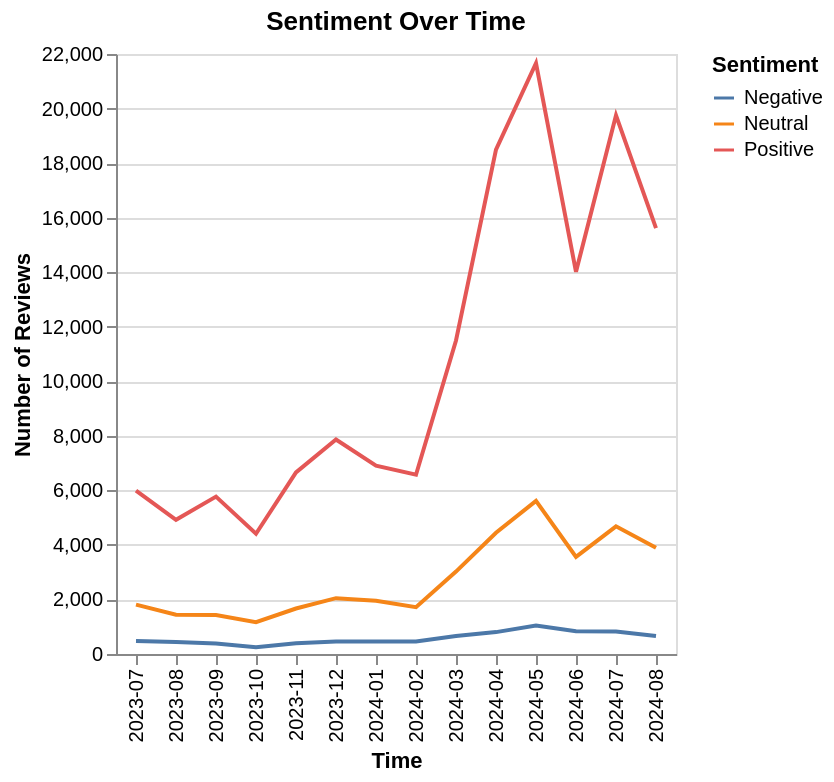

The cell this chart's notebook holds for it:
### Markdown cell above
**Reasoning**:
Create a line plot to visualize the trend of each sentiment category over time using Altair.

### Code cell
import altair as alt

chart = alt.Chart(sentiment_over_time).mark_line().encode(
    x=alt.X('YearMonth', title='Time'),
    y=alt.Y('count', title='Number of Reviews'),
    color='Sentiment',
    tooltip=['YearMonth', 'Sentiment', 'count']
).properties(
    title='Sentiment Over Time'
).interactive()

chart.save('sentiment_over_time_line_plot.json')
display(chart)

### Figure 1 — Vega-Lite specification as saved in the notebook (floating-point values rounded to 4 significant figures)
{"config": {"view": {"continuousWidth": 300, "continuousHeight": 300}}, "data": {"name": "data-9ffd9026de534cce2fe8c3645d10f478"}, "mark": {"type": "line"}, "encoding": {"color": {"field": "Sentiment", "type": "nominal"}, "tooltip": [{"field": "YearMonth", "type": "nominal"}, {"field": "Sentiment", "type": "nominal"}, {"field": "count", "type": "quantitative"}], "x": {"field": "YearMonth", "title": "Time", "type": "nominal"}, "y": {"field": "count", "title": "Number of Reviews", "type": "quantitative"}}, "params": [{"name": "param_5", "select": {"type": "interval", "encodings": ["x", "y"]}, "bind": "scales"}], "title": "Sentiment Over Time", "$schema": "https://vega.github.io/schema/vega-lite/v5.20.1.json", "datasets": {"data-9ffd9026de534cce2fe8c3645d10f478": [{"YearMonth": "2023-07", "Sentiment": "Negative", "count": 480}, {"YearMonth": "2023-07", "Sentiment": "Neutral", "count": 1809}, {"YearMonth": "2023-07", "Sentiment": "Positive", "count": 5994}, {"YearMonth": "2023-08", "Sentiment": "Negative", "count": 440}, {"YearMonth": "2023-08", "Sentiment": "Neutral", "count": 1439}, {"YearMonth": "2023-08", "Sentiment": "Positive", "count": 4922}, {"YearMonth": "2023-09", "Sentiment": "Negative", "count": 389}, {"YearMonth": "2023-09", "Sentiment": "Neutral", "count": 1433}, {"YearMonth": "2023-09", "Sentiment": "Positive", "count": 5771}, {"YearMonth": "2023-10", "Sentiment": "Negative", "count": 247}, {"YearMonth": "2023-10", "Sentiment": "Neutral", "count": 1169}, {"YearMonth": "2023-10", "Sentiment": "Positive", "count": 4408}, {"YearMonth": "2023-11", "Sentiment": "Negative", "count": 394}, {"YearMonth": "2023-11", "Sentiment": "Neutral", "count": 1667}, {"YearMonth": "2023-11", "Sentiment": "Positive", "count": 6658}, {"YearMonth": "2023-12", "Sentiment": "Negative", "count": 461}, {"YearMonth": "2023-12", "Sentiment": "Neutral", "count": 2048}, {"YearMonth": "2023-12", "Sentiment": "Positive", "count": 7866}, {"YearMonth": "2024-01", "Sentiment": "Negative", "count": 457}, {"YearMonth": "2024-01", "Sentiment": "Neutral", "count": 1952}, {"YearMonth": "2024-01", "Sentiment": "Positive", "count": 6904}, {"YearMonth": "2024-02", "Sentiment": "Negative", "count": 459}, {"YearMonth": "2024-02", "Sentiment": "Neutral", "count": 1716}, {"YearMonth": "2024-02", "Sentiment": "Positive", "count": 6573}, {"YearMonth": "2024-03", "Sentiment": "Negative", "count": 659}, {"YearMonth": "2024-03", "Sentiment": "Neutral", "count": 3022}, {"YearMonth": "2024-03", "Sentiment": "Positive", "count": 11494}, {"YearMonth": "2024-04", "Sentiment": "Negative", "count": 803}, {"YearMonth": "2024-04", "Sentiment": "Neutral", "count": 4445}, {"YearMonth": "2024-04", "Sentiment": "Positive", "count": 18491}, {"YearMonth": "2024-05", "Sentiment": "Negative", "count": 1048}, {"YearMonth": "2024-05", "Sentiment": "Neutral", "count": 5614}, {"YearMonth": "2024-05", "Sentiment": "Positive", "count": 21663}, {"YearMonth": "2024-06", "Sentiment": "Negative", "count": 835}, {"YearMonth": "2024-06", "Sentiment": "Neutral", "count": 3562}, {"YearMonth": "2024-06", "Sentiment": "Positive", "count": 14014}, {"YearMonth": "2024-07", "Sentiment": "Negative", "count": 827}, {"YearMonth": "2024-07", "Sentiment": "Neutral", "count": 4682}, {"YearMonth": "2024-07", "Sentiment": "Positive", "count": 19750}, {"YearMonth": "2024-08", "Sentiment": "Negative", "count": 656}, {"YearMonth": "2024-08", "Sentiment": "Neutral", "count": 3892}, {"YearMonth": "2024-08", "Sentiment": "Positive", "count": 15614}]}}
